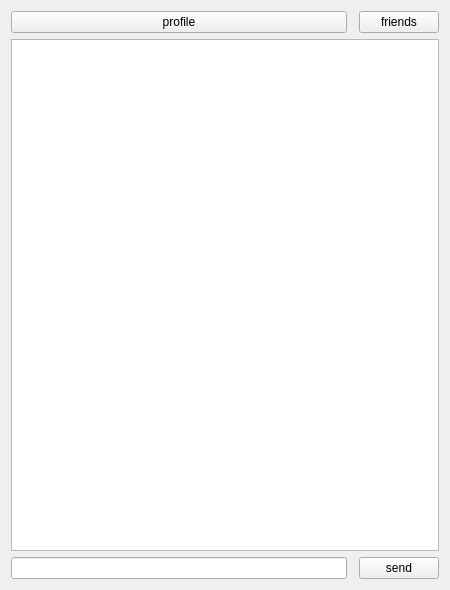
<?xml version="1.0" encoding="UTF-8"?>
<ui version="4.0">
 <class>Messeger</class>
 <widget class="QWidget" name="Messeger">
  <property name="geometry">
   <rect>
    <x>0</x>
    <y>0</y>
    <width>450</width>
    <height>590</height>
   </rect>
  </property>
  <property name="windowTitle">
   <string>Form</string>
  </property>
  <layout class="QGridLayout" name="gridLayout">
   <item row="0" column="0">
    <widget class="QPushButton" name="pushButton_2">
     <property name="text">
      <string>profile</string>
     </property>
    </widget>
   </item>
   <item row="0" column="2">
    <widget class="QPushButton" name="pushButton_3">
     <property name="text">
      <string>friends</string>
     </property>
    </widget>
   </item>
   <item row="2" column="0">
    <widget class="QLineEdit" name="lineEdit"/>
   </item>
   <item row="1" column="0" colspan="3">
    <widget class="QTextBrowser" name="textBrowser"/>
   </item>
   <item row="2" column="2">
    <widget class="QPushButton" name="pushButton">
     <property name="text">
      <string>send</string>
     </property>
    </widget>
   </item>
  </layout>
 </widget>
 <resources/>
 <connections/>
</ui>
